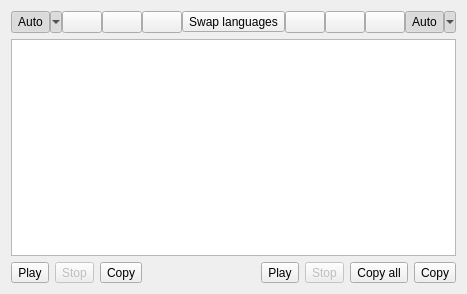
<?xml version="1.0" encoding="UTF-8"?>
<ui version="4.0">
 <class>PopupWindow</class>
 <widget class="QWidget" name="PopupWindow">
  <property name="geometry">
   <rect>
    <x>0</x>
    <y>0</y>
    <width>453</width>
    <height>294</height>
   </rect>
  </property>
  <property name="windowTitle">
   <string notr="true">Crow Translate</string>
  </property>
  <property name="windowIcon">
   <iconset resource="../data/resources.qrc">
    <normaloff>:/icons/app/black.png</normaloff>:/icons/app/black.png</iconset>
  </property>
  <layout class="QVBoxLayout" name="verticalLayout_2">
   <item>
    <layout class="QHBoxLayout" name="topLayout">
     <property name="spacing">
      <number>0</number>
     </property>
     <item>
      <widget class="QToolButton" name="autoSourceButton">
       <property name="sizePolicy">
        <sizepolicy hsizetype="Minimum" vsizetype="Minimum">
         <horstretch>0</horstretch>
         <verstretch>0</verstretch>
        </sizepolicy>
       </property>
       <property name="toolTip">
        <string notr="true">auto</string>
       </property>
       <property name="text">
        <string>Auto</string>
       </property>
       <property name="checkable">
        <bool>true</bool>
       </property>
       <property name="checked">
        <bool>true</bool>
       </property>
       <property name="autoExclusive">
        <bool>true</bool>
       </property>
       <property name="popupMode">
        <enum>QToolButton::MenuButtonPopup</enum>
       </property>
      </widget>
     </item>
     <item>
      <widget class="QPushButton" name="firstSourceButton">
       <property name="sizePolicy">
        <sizepolicy hsizetype="Minimum" vsizetype="Fixed">
         <horstretch>0</horstretch>
         <verstretch>0</verstretch>
        </sizepolicy>
       </property>
       <property name="text">
        <string/>
       </property>
       <property name="checkable">
        <bool>true</bool>
       </property>
       <property name="autoExclusive">
        <bool>true</bool>
       </property>
      </widget>
     </item>
     <item>
      <widget class="QPushButton" name="secondSourceButton">
       <property name="sizePolicy">
        <sizepolicy hsizetype="Minimum" vsizetype="Fixed">
         <horstretch>0</horstretch>
         <verstretch>0</verstretch>
        </sizepolicy>
       </property>
       <property name="text">
        <string/>
       </property>
       <property name="checkable">
        <bool>true</bool>
       </property>
       <property name="autoExclusive">
        <bool>true</bool>
       </property>
      </widget>
     </item>
     <item>
      <widget class="QPushButton" name="thirdSourceButton">
       <property name="sizePolicy">
        <sizepolicy hsizetype="Minimum" vsizetype="Fixed">
         <horstretch>0</horstretch>
         <verstretch>0</verstretch>
        </sizepolicy>
       </property>
       <property name="text">
        <string/>
       </property>
       <property name="checkable">
        <bool>true</bool>
       </property>
       <property name="autoExclusive">
        <bool>true</bool>
       </property>
      </widget>
     </item>
     <item>
      <spacer name="sourceSpacer">
       <property name="orientation">
        <enum>Qt::Horizontal</enum>
       </property>
       <property name="sizeHint" stdset="0">
        <size>
         <width>0</width>
         <height>0</height>
        </size>
       </property>
      </spacer>
     </item>
     <item>
      <widget class="QToolButton" name="swapButton">
       <property name="toolTip">
        <string>Swap languages</string>
       </property>
       <property name="text">
        <string>Swap languages</string>
       </property>
       <property name="icon">
        <iconset theme="object-flip-horizontal">
         <normaloff>.</normaloff>.</iconset>
       </property>
      </widget>
     </item>
     <item>
      <spacer name="translationSpacer">
       <property name="orientation">
        <enum>Qt::Horizontal</enum>
       </property>
       <property name="sizeHint" stdset="0">
        <size>
         <width>0</width>
         <height>0</height>
        </size>
       </property>
      </spacer>
     </item>
     <item>
      <widget class="QPushButton" name="firstTranslationButton">
       <property name="sizePolicy">
        <sizepolicy hsizetype="Minimum" vsizetype="Fixed">
         <horstretch>0</horstretch>
         <verstretch>0</verstretch>
        </sizepolicy>
       </property>
       <property name="text">
        <string/>
       </property>
       <property name="checkable">
        <bool>true</bool>
       </property>
       <property name="autoExclusive">
        <bool>true</bool>
       </property>
      </widget>
     </item>
     <item>
      <widget class="QPushButton" name="secondTranslationButton">
       <property name="sizePolicy">
        <sizepolicy hsizetype="Minimum" vsizetype="Fixed">
         <horstretch>0</horstretch>
         <verstretch>0</verstretch>
        </sizepolicy>
       </property>
       <property name="text">
        <string/>
       </property>
       <property name="checkable">
        <bool>true</bool>
       </property>
       <property name="autoExclusive">
        <bool>true</bool>
       </property>
      </widget>
     </item>
     <item>
      <widget class="QPushButton" name="thirdTranslationButton">
       <property name="sizePolicy">
        <sizepolicy hsizetype="Minimum" vsizetype="Fixed">
         <horstretch>0</horstretch>
         <verstretch>0</verstretch>
        </sizepolicy>
       </property>
       <property name="text">
        <string/>
       </property>
       <property name="checkable">
        <bool>true</bool>
       </property>
       <property name="autoExclusive">
        <bool>true</bool>
       </property>
      </widget>
     </item>
     <item>
      <widget class="QToolButton" name="autoTranslationButton">
       <property name="sizePolicy">
        <sizepolicy hsizetype="Minimum" vsizetype="Minimum">
         <horstretch>0</horstretch>
         <verstretch>0</verstretch>
        </sizepolicy>
       </property>
       <property name="toolTip">
        <string notr="true">auto</string>
       </property>
       <property name="text">
        <string>Auto</string>
       </property>
       <property name="checkable">
        <bool>true</bool>
       </property>
       <property name="checked">
        <bool>true</bool>
       </property>
       <property name="autoExclusive">
        <bool>true</bool>
       </property>
       <property name="popupMode">
        <enum>QToolButton::MenuButtonPopup</enum>
       </property>
      </widget>
     </item>
    </layout>
   </item>
   <item>
    <widget class="QTextEdit" name="translationEdit">
     <property name="readOnly">
      <bool>true</bool>
     </property>
    </widget>
   </item>
   <item>
    <layout class="QHBoxLayout" name="buttomLayout">
     <item>
      <widget class="QToolButton" name="playSourceButton">
       <property name="toolTip">
        <string>Play / pause the source text</string>
       </property>
       <property name="text">
        <string>Play</string>
       </property>
       <property name="icon">
        <iconset theme="media-playback-start">
         <normaloff>.</normaloff>.</iconset>
       </property>
       <property name="toolButtonStyle">
        <enum>Qt::ToolButtonFollowStyle</enum>
       </property>
      </widget>
     </item>
     <item>
      <widget class="QToolButton" name="stopSourceButton">
       <property name="enabled">
        <bool>false</bool>
       </property>
       <property name="toolTip">
        <string>Stop source playback</string>
       </property>
       <property name="text">
        <string>Stop</string>
       </property>
       <property name="icon">
        <iconset theme="media-playback-stop">
         <normaloff>.</normaloff>.</iconset>
       </property>
       <property name="toolButtonStyle">
        <enum>Qt::ToolButtonFollowStyle</enum>
       </property>
      </widget>
     </item>
     <item>
      <widget class="QToolButton" name="copySourceButton">
       <property name="toolTip">
        <string>Copy the source text to the clipboard</string>
       </property>
       <property name="text">
        <string>Copy</string>
       </property>
       <property name="icon">
        <iconset theme="edit-copy">
         <normaloff>.</normaloff>.</iconset>
       </property>
       <property name="toolButtonStyle">
        <enum>Qt::ToolButtonFollowStyle</enum>
       </property>
      </widget>
     </item>
     <item>
      <spacer name="buttomSpacer">
       <property name="orientation">
        <enum>Qt::Horizontal</enum>
       </property>
       <property name="sizeHint" stdset="0">
        <size>
         <width>0</width>
         <height>0</height>
        </size>
       </property>
      </spacer>
     </item>
     <item>
      <widget class="QToolButton" name="playTranslationButton">
       <property name="toolTip">
        <string>Play / pause the translation</string>
       </property>
       <property name="text">
        <string>Play</string>
       </property>
       <property name="icon">
        <iconset theme="media-playback-start">
         <normaloff>.</normaloff>.</iconset>
       </property>
       <property name="toolButtonStyle">
        <enum>Qt::ToolButtonFollowStyle</enum>
       </property>
      </widget>
     </item>
     <item>
      <widget class="QToolButton" name="stopTranslationButton">
       <property name="enabled">
        <bool>false</bool>
       </property>
       <property name="toolTip">
        <string>Stop translation playback</string>
       </property>
       <property name="text">
        <string>Stop</string>
       </property>
       <property name="icon">
        <iconset theme="media-playback-stop">
         <normaloff>.</normaloff>.</iconset>
       </property>
       <property name="toolButtonStyle">
        <enum>Qt::ToolButtonFollowStyle</enum>
       </property>
      </widget>
     </item>
     <item>
      <widget class="QToolButton" name="copyAllTranslationButton">
       <property name="toolTip">
        <string>Copy all translation data to the clipboard</string>
       </property>
       <property name="text">
        <string>Copy all</string>
       </property>
       <property name="icon">
        <iconset theme="document-export">
         <normaloff>.</normaloff>.</iconset>
       </property>
       <property name="toolButtonStyle">
        <enum>Qt::ToolButtonFollowStyle</enum>
       </property>
      </widget>
     </item>
     <item>
      <widget class="QToolButton" name="copyTranslationButton">
       <property name="toolTip">
        <string>Copy the translation to the clipboard</string>
       </property>
       <property name="text">
        <string>Copy</string>
       </property>
       <property name="icon">
        <iconset theme="edit-copy">
         <normaloff>.</normaloff>.</iconset>
       </property>
       <property name="toolButtonStyle">
        <enum>Qt::ToolButtonFollowStyle</enum>
       </property>
      </widget>
     </item>
    </layout>
   </item>
  </layout>
 </widget>
 <resources>
  <include location="../data/resources.qrc"/>
 </resources>
 <connections/>
</ui>
